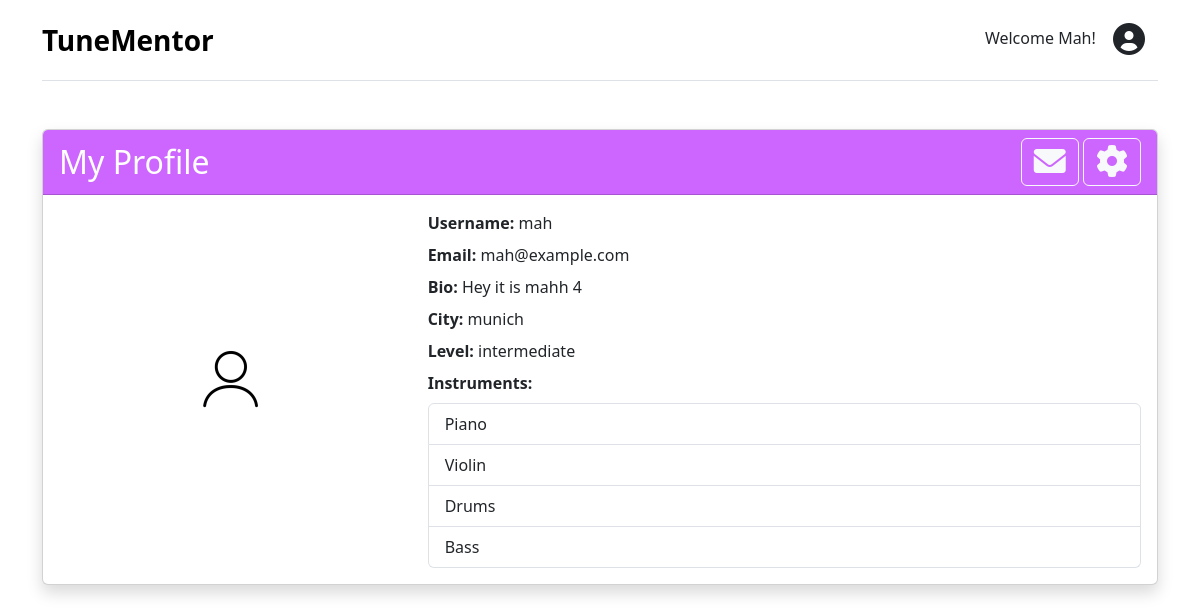
Screenshot of /my_profile/16 (signed in) with the database file from the repository.
### tunementor/models.py (models this page shows, shortened)
class User(AbstractUser):
    ROLE_CHOICES = [
        ('instructor', 'Instructor'),
        ('apprentice', 'Apprentice')
    ]
    role = models.CharField(max_length=32, choices=ROLE_CHOICES, default="apprentice")
    profile_picture = models.ImageField(upload_to='profile_pictures/', blank=True, null=True)

class InstructorProfile(models.Model):
    CITY_CHOICES = [
        ('berlin', 'Berlin'),
        ('munich', 'Munich'),
        ('hamburg', 'Hamburg')
    ]
    LEVEL_CHOICES = [
        ('beginner', 'Beginner'),
        ('intermediate', 'Intermediate')
    ]
    instructor = models.OneToOneField(User, on_delete=models.CASCADE, related_name="instructor_profile")
    bio = models.TextField(blank=True, null=True)
    city = models.CharField(max_length=32, choices=CITY_CHOICES, default="berlin")
    level = models.CharField(max_length=32, choices=LEVEL_CHOICES, default="intermediate")
    instruments = models.ManyToManyField(Instrument, blank=True, related_name="instructors")

class Instrument(models.Model):
    name = models.CharField(max_length=100, unique=True)

### tunementor/views.py (the view, shortened to what this page needs)
# urls.py: path("my_profile/<int:id>", views.my_profile, name="my_profile"),
@login_required(login_url='login')
def my_profile(request, id):
    if request.user.id != id:
        messages.error(request, "Invalid request: you can only view your own profile.")
        return redirect("index")
    if request.user.role == "instructor":
        try:
            profile = InstructorProfile.objects.get(instructor=request.user)
        except InstructorProfile.DoesNotExist:
            profile = None
        return render(request, "tunementor/my_profile.html", {
        "profile": profile,
        })

### tunementor/templates/tunementor/my_profile.html (shortened to what this page needs)
{% extends "tunementor/layout.html" %}
{% load static %}
{% block body %}
<div class="container mt-5">
    <div class="card shadow">
        <div class="card-header text-white d-flex justify-content-between align-items-center" style="background-color: #cc66ff">
            <h2 class="mb-0">My Profile</h2>
            <div>
                <a href="{% url 'conversation_list' %}" class="btn btn-outline-light">
                    <i class="fa-solid fa-envelope fa-2x"></i>
                </a>
                <a href="{% url 'settings' user.id %}" class="btn btn-outline-light">
                    <i class="fa-solid fa-gear fa-2x"></i>
                </a>
            </div>
        </div>
        <div class="card-body">
            {% if profile %}
                <div class="row align-items-center">
                    <div class="col-md-4 text-center">
                        {% if profile.instructor.profile_picture %}
                            <img src="{{ profile.instructor.profile_picture.url }}" alt="Profile Picture" class="img-fluid rounded-circle mb-3" style="max-width:150px;">
                        {% else %}
                            <img src="{% static 'tunementor/images/default_profile.png' %}" alt="Default Profile Picture" class="img-fluid rounded-circle mb-3" style="max-width:150px;">
                        {% endif %}
                    </div>
                    <div class="col-md-8">
                        <p class="mb-2"><strong>Username:</strong> {{ profile.instructor.username }}</p>
                        <p class="mb-2"><strong>Email:</strong> {{ profile.instructor.email }}</p>
                        <p class="mb-2"><strong>Bio:</strong> {{ profile.bio }}</p>
                        <p class="mb-2"><strong>City:</strong> {{ profile.city }}</p>
                        <p class="mb-2"><strong>Level:</strong> {{ profile.level }}</p>
                        <p class="mb-2"><strong>Instruments:</strong></p>
                        {% if profile.instruments.all %}
                            <ul class="list-group">
                                {% for instrument in profile.instruments.all %}
                                    <li class="list-group-item">{{ instrument.name }}</li>
                                {% endfor %}
                            </ul>
                        {% else %}
                            <p class="text-muted">No instruments selected.</p>
                        {% endif %}
                    </div>
                </div>
            {% endif %}
        </div>
    </div>
</div>
{% endblock %}

### tunementor/templates/tunementor/layout.html (shortened to what this page needs)
{% load static %}
{% load socialaccount %}
<!DOCTYPE html>
<html lang="en">
<head>
    <link href="https://cdn.jsdelivr.net/npm/bootstrap@5.3.3/dist/css/bootstrap.min.css" rel="stylesheet">
    <link rel="stylesheet" href="{% static 'tunementor/style.css' %}">
    <link rel="stylesheet" href="https://cdnjs.cloudflare.com/ajax/libs/font-awesome/6.0.0/css/all.min.css">
</head>
<body>
    <div class="container">
        <header class="d-flex flex-wrap align-items-center justify-content-center justify-content-md-between py-3 mb-4 border-bottom">
            <div class="col-md-3 mb-2 mb-md-0">
                <a href="/" class="d-inline-flex link-body-emphasis text-decoration-none fw-bold fs-3">
                TuneMentor
                </a>
            </div>
            {% if user.is_authenticated %}
                <div class="col-md-9 text-end">
                    <span>Welcome {{ user.username|capfirst }}!</span>
                    <a href="{% url 'my_profile' user.id %}" class="btn">
                        <i class="fa-solid fa-circle-user fa-2x"></i>
                    </a>
                </div>
            {% endif %}
        </header>
    </div>
    <div class="body">
        {% block body %}
        {% endblock %}
    </div>
</body>
</html>

### tunementor/static/tunementor/style.css (style rules this page uses)
html { overflow-y: scroll; }

### rows the page displays
User: username "Mah"
InstructorProfile: instructor.username "mah", instructor.email "mah@example.com", bio "Hey it is mahh 4", city "munich", level "intermediate"
Instrument: name "Piano"
Instrument: name "Violin"
Instrument: name "Drums"
Instrument: name "Bass"
